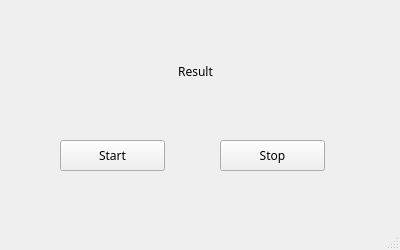
<?xml version="1.0" encoding="UTF-8"?>
<ui version="4.0">
 <class>MainWindow</class>
 <widget class="QMainWindow" name="MainWindow">
  <property name="geometry">
   <rect>
    <x>0</x>
    <y>0</y>
    <width>400</width>
    <height>250</height>
   </rect>
  </property>
  <property name="font">
   <font>
    <family>나눔고딕</family>
   </font>
  </property>
  <property name="windowTitle">
   <string>DesignWindow</string>
  </property>
  <widget class="QWidget" name="centralwidget">
   <widget class="QPushButton" name="btnStart">
    <property name="geometry">
     <rect>
      <x>60</x>
      <y>140</y>
      <width>105</width>
      <height>31</height>
     </rect>
    </property>
    <property name="text">
     <string>Start</string>
    </property>
   </widget>
   <widget class="QPushButton" name="btnStop">
    <property name="geometry">
     <rect>
      <x>220</x>
      <y>140</y>
      <width>105</width>
      <height>31</height>
     </rect>
    </property>
    <property name="text">
     <string>Stop</string>
    </property>
   </widget>
   <widget class="QLabel" name="lblresult">
    <property name="geometry">
     <rect>
      <x>70</x>
      <y>60</y>
      <width>251</width>
      <height>23</height>
     </rect>
    </property>
    <property name="text">
     <string>Result</string>
    </property>
    <property name="alignment">
     <set>Qt::AlignCenter</set>
    </property>
   </widget>
  </widget>
  <widget class="QMenuBar" name="menubar">
   <property name="geometry">
    <rect>
     <x>0</x>
     <y>0</y>
     <width>400</width>
     <height>26</height>
    </rect>
   </property>
  </widget>
  <widget class="QStatusBar" name="statusbar"/>
 </widget>
 <resources/>
 <connections/>
</ui>
